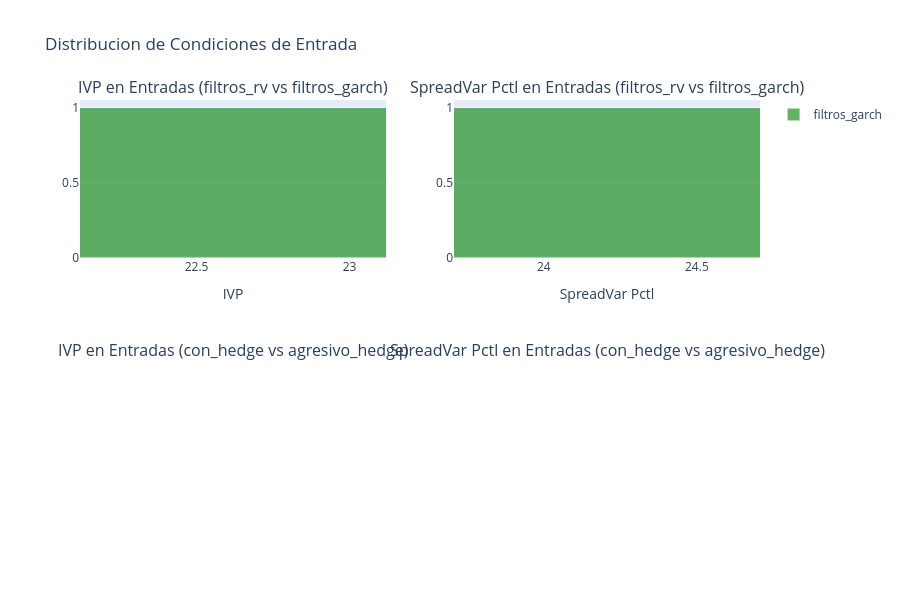

The notebook cell saved with this chart:
### Code cell
# Histogramas de IVP y SpreadVar en entradas
strategies_with_filters = ['filtros_rv', 'filtros_garch', 'con_hedge', 'agresivo_hedge']

fig = make_subplots(
    rows=2, cols=2,
    subplot_titles=[
        'IVP en Entradas (filtros_rv vs filtros_garch)',
        'SpreadVar Pctl en Entradas (filtros_rv vs filtros_garch)',
        'IVP en Entradas (con_hedge vs agresivo_hedge)',
        'SpreadVar Pctl en Entradas (con_hedge vs agresivo_hedge)'
    ]
)

# filtros_rv vs filtros_garch - IVP
for name, color in [('filtros_rv', 'blue'), ('filtros_garch', 'green')]:
    if name in backtest_results and backtest_results[name] is not None:
        dist = compute_entry_distributions(backtest_results[name])
        if dist['ivp']:
            fig.add_trace(
                go.Histogram(x=dist['ivp'], name=name, marker_color=color, opacity=0.6, nbinsx=10),
                row=1, col=1
            )

# filtros_rv vs filtros_garch - SpreadVar
for name, color in [('filtros_rv', 'blue'), ('filtros_garch', 'green')]:
    if name in backtest_results and backtest_results[name] is not None:
        dist = compute_entry_distributions(backtest_results[name])
        if dist['spread']:
            fig.add_trace(
                go.Histogram(x=dist['spread'], name=name, marker_color=color, opacity=0.6, nbinsx=10, showlegend=False),
                row=1, col=2
            )

# con_hedge vs agresivo_hedge - IVP
for name, color in [('con_hedge', 'orange'), ('agresivo_hedge', 'red')]:
    if name in backtest_results and backtest_results[name] is not None:
        dist = compute_entry_distributions(backtest_results[name])
        if dist['ivp']:
            fig.add_trace(
                go.Histogram(x=dist['ivp'], name=name, marker_color=color, opacity=0.6, nbinsx=10),
                row=2, col=1
            )

# con_hedge vs agresivo_hedge - SpreadVar
for name, color in [('con_hedge', 'orange'), ('agresivo_hedge', 'red')]:
    if name in backtest_results and backtest_results[name] is not None:
        dist = compute_entry_distributions(backtest_results[name])
        if dist['spread']:
            fig.add_trace(
                go.Histogram(x=dist['spread'], name=name, marker_color=color, opacity=0.6, nbinsx=10, showlegend=False),
                row=2, col=2
            )

fig.update_layout(height=600, barmode='overlay', title_text='Distribucion de Condiciones de Entrada')
fig.update_xaxes(title_text='IVP', row=1, col=1)
fig.update_xaxes(title_text='SpreadVar Pctl', row=1, col=2)
fig.update_xaxes(title_text='IVP', row=2, col=1)
fig.update_xaxes(title_text='SpreadVar Pctl', row=2, col=2)

fig.show()

### Figure 1 — Plotly figure (JSON) as saved in the notebook; plotly's stock layout.template omitted (floating-point values rounded to 4 significant figures)
{"data": [{"marker": {"color": "green"}, "name": "filtros_garch", "nbinsx": 10, "opacity": 0.6, "type": "histogram", "x": [22.62], "xaxis": "x", "yaxis": "y"}, {"marker": {"color": "green"}, "name": "filtros_garch", "nbinsx": 10, "opacity": 0.6, "showlegend": false, "type": "histogram", "x": [24.21], "xaxis": "x2", "yaxis": "y2"}], "layout": {"annotations": [{"font": {"size": 16}, "showarrow": false, "text": "IVP en Entradas (filtros_rv vs filtros_garch)", "x": 0.225, "xanchor": "center", "xref": "paper", "y": 1, "yanchor": "bottom", "yref": "paper"}, {"font": {"size": 16}, "showarrow": false, "text": "SpreadVar Pctl en Entradas (filtros_rv vs filtros_garch)", "x": 0.775, "xanchor": "center", "xref": "paper", "y": 1, "yanchor": "bottom", "yref": "paper"}, {"font": {"size": 16}, "showarrow": false, "text": "IVP en Entradas (con_hedge vs agresivo_hedge)", "x": 0.225, "xanchor": "center", "xref": "paper", "y": 0.375, "yanchor": "bottom", "yref": "paper"}, {"font": {"size": 16}, "showarrow": false, "text": "SpreadVar Pctl en Entradas (con_hedge vs agresivo_hedge)", "x": 0.775, "xanchor": "center", "xref": "paper", "y": 0.375, "yanchor": "bottom", "yref": "paper"}], "barmode": "overlay", "height": 600, "title": {"text": "Distribucion de Condiciones de Entrada"}, "xaxis": {"anchor": "y", "domain": [0, 0.45], "title": {"text": "IVP"}}, "xaxis2": {"anchor": "y2", "domain": [0.55, 1], "title": {"text": "SpreadVar Pctl"}}, "xaxis3": {"anchor": "y3", "domain": [0, 0.45], "title": {"text": "IVP"}}, "xaxis4": {"anchor": "y4", "domain": [0.55, 1], "title": {"text": "SpreadVar Pctl"}}, "yaxis": {"anchor": "x", "domain": [0.625, 1]}, "yaxis2": {"anchor": "x2", "domain": [0.625, 1]}, "yaxis3": {"anchor": "x3", "domain": [0, 0.375]}, "yaxis4": {"anchor": "x4", "domain": [0, 0.375]}}}
